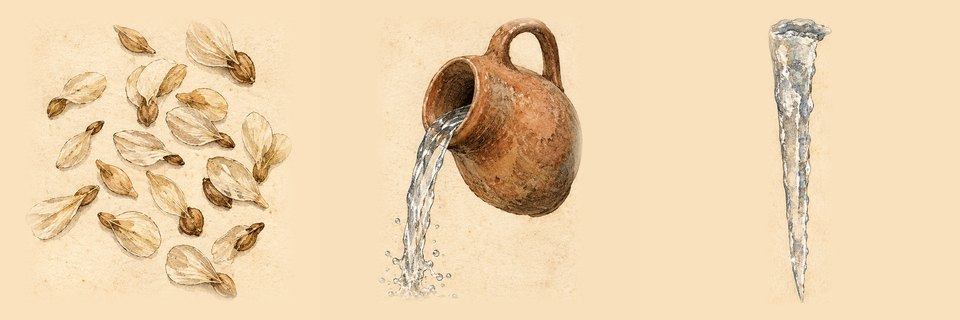
#> input picture assets/sceny/detaily.jpg, 960 x 320 px, given in place of detaily.png, which was not available
$ python detaily.py
#> lines starting #> are read from the running program, lines starting #| are printed output that depends on the picture
"""Detaily do malých bublin stromu (Daniel 2026-11-24, pics/podklady-kvetina/detaily.png, gitignore).

Zdroj: jeden list 1254×1254 se semínky, džbánem a rampouchem na pergamenu. Výstup assets/sceny/detaily.jpg:
tři čtvercové dlaždice DLAZDICE px vedle sebe (semena, voda, rampouch = pořadí K.ITEMS). Rampouch je ve
zdroji vodorovně, otočí se špičkou dolů jako v HUD. Výřezy čte js/les.js (DETAIL_ART).
Spuštění z kořene projektu:  python tools/detaily.py
"""
import os

import numpy as np
from PIL import Image

DLAZDICE = 320
FEATHER = 60  # px ve zdroji
VYREZY = [  # (x0, y0, x1, y1) ve zdroji, otočení o 90° proti směru hodinek
    ((40, 150, 600, 740), False),    # semínka
    ((660, 30, 1245, 830), False),   # džbán s vodou
    ((60, 870, 1190, 1150), True),   # rampouch → špičkou dolů
]


def main():
    os.chdir(os.path.dirname(os.path.dirname(os.path.abspath(__file__))))
    src = Image.open('pics/podklady-kvetina/detaily.png').convert('RGB')
#> src is the input picture: PIL image 960x320 RGB; mean R, G, B 236.5, 210.6, 174
    out = Image.new('RGB', (DLAZDICE * 3, DLAZDICE))
#> out: PIL image 960x320 RGB; every value is 0
    papers = []
    for i, (box, rot) in enumerate(VYREZY):
        part = src.crop(box)
        if rot:
            part = part.rotate(90, expand=True)
        # pergamen = medián okraje výřezu (rohy listu jsou tmavší); jím se výřez doplní do čtverce
        b = np.asarray(part, dtype=np.float32)
        edge = np.concatenate([b[:8].reshape(-1, 3), b[-8:].reshape(-1, 3), b[:, :8].reshape(-1, 3), b[:, -8:].reshape(-1, 3)])
        paper = tuple(int(v) for v in np.median(edge, axis=0))
        papers.append(paper)
        side = int(max(part.size) * 1.08)
        tile = Image.new('RGB', (side, side), paper)
        # okraje výřezu měkce do plochého pergamenu, ať není vidět obdélník
        w, h = part.size
        fx = np.minimum(np.arange(w), np.arange(w)[::-1]) / FEATHER
        fy = np.minimum(np.arange(h), np.arange(h)[::-1]) / FEATHER
        m = np.clip(np.minimum(fy[:, None], fx[None, :]), 0, 1)
        mask = Image.fromarray((m * m * (3 - 2 * m) * 255).astype(np.uint8))
        tile.paste(part, ((side - w) // 2, (side - h) // 2), mask)
        out.paste(tile.resize((DLAZDICE, DLAZDICE), Image.LANCZOS), (i * DLAZDICE, 0))
#> this loop made 3 passes
#> pass 1, in main, `part = src.crop(box)`:
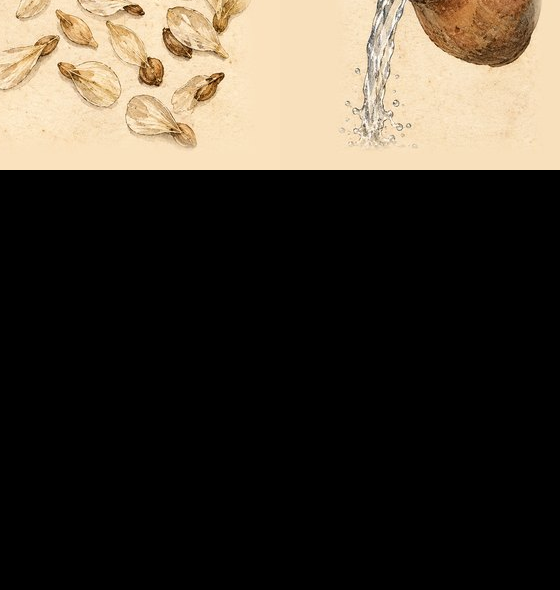
#> part: PIL image 560x590 RGB; mean R, G, B 67, 59.4, 48.6
#> pass 1, in main, `mask = Image.fromarray((m * m * (3 - 2 * m) * 255).astype(np.uint8))`:
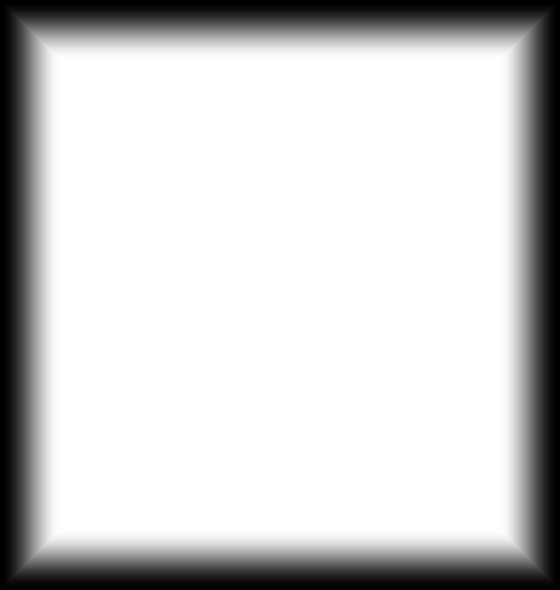
#> mask: PIL image 560x590 L; min 0, max 255, mean 204.1
#> after the loop:
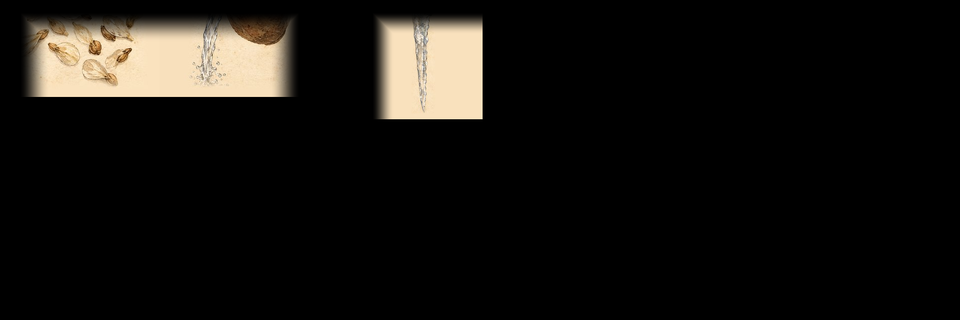
#> out: PIL image 960x320 RGB; mean R, G, B 21.1, 19, 15.7
#> after the loop: part: PIL image 280x1130 RGB; every value is 0
#> after the loop: tile: PIL image 1220x1220 RGB; every value is 0
#> after the loop, papers = [(0, 0, 0), (0, 0, 0), (0, 0, 0)]
    paper = tuple(int(v) for v in np.median(np.array(papers), axis=0))
    out.save('assets/sceny/detaily.jpg', quality=86)
    print('detaily.jpg', os.path.getsize('assets/sceny/detaily.jpg') // 1024, 'kB, pergamen', paper)
#| detaily.jpg 12 kB, pergamen (0, 0, 0)


if __name__ == '__main__':
    main()
